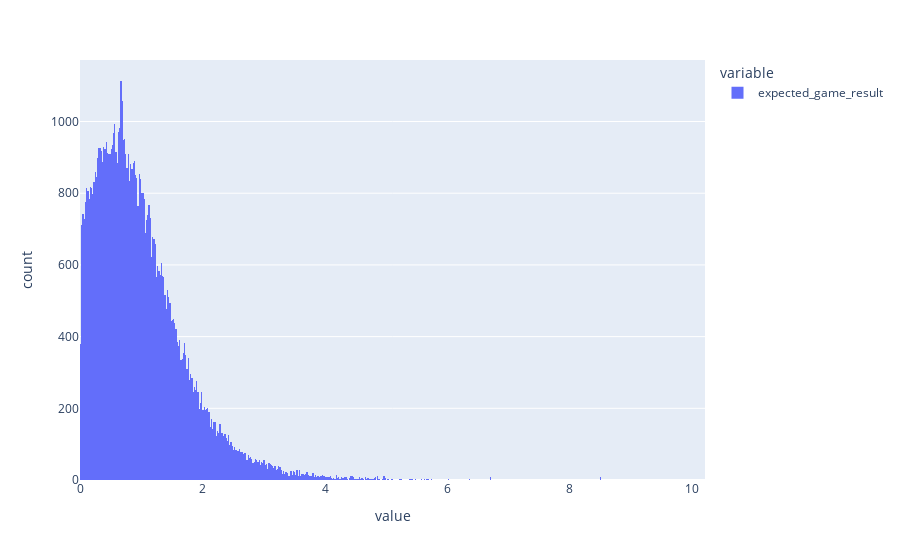

Notebook code for this chart:
### Code cell
px.histogram(pd.DataFrame(results, columns=['expected_game_result']))

### Figure 1 — Plotly figure (JSON) as saved in the notebook; plotly's stock layout.template omitted (floating-point values rounded to 4 significant figures; data arrays with more than 128 entries replaced by an {"elided": "..."} marker saying what was removed)
{"data": [{"alignmentgroup": "True", "bingroup": "x", "hovertemplate": "variable=expected_game_result<br>value=%{x}<br>count=%{y}<extra></extra>", "legendgroup": "expected_game_result", "marker": {"color": "#636efa", "pattern": {"shape": ""}}, "name": "expected_game_result", "offsetgroup": "expected_game_result", "orientation": "v", "showlegend": true, "type": "histogram", "x": {"elided": "74245 float values"}, "xaxis": "x", "yaxis": "y"}], "layout": {"barmode": "relative", "legend": {"title": {"text": "variable"}, "tracegroupgap": 0}, "margin": {"t": 60}, "xaxis": {"anchor": "y", "domain": [0, 1], "title": {"text": "value"}}, "yaxis": {"anchor": "x", "domain": [0, 1], "title": {"text": "count"}}}}
